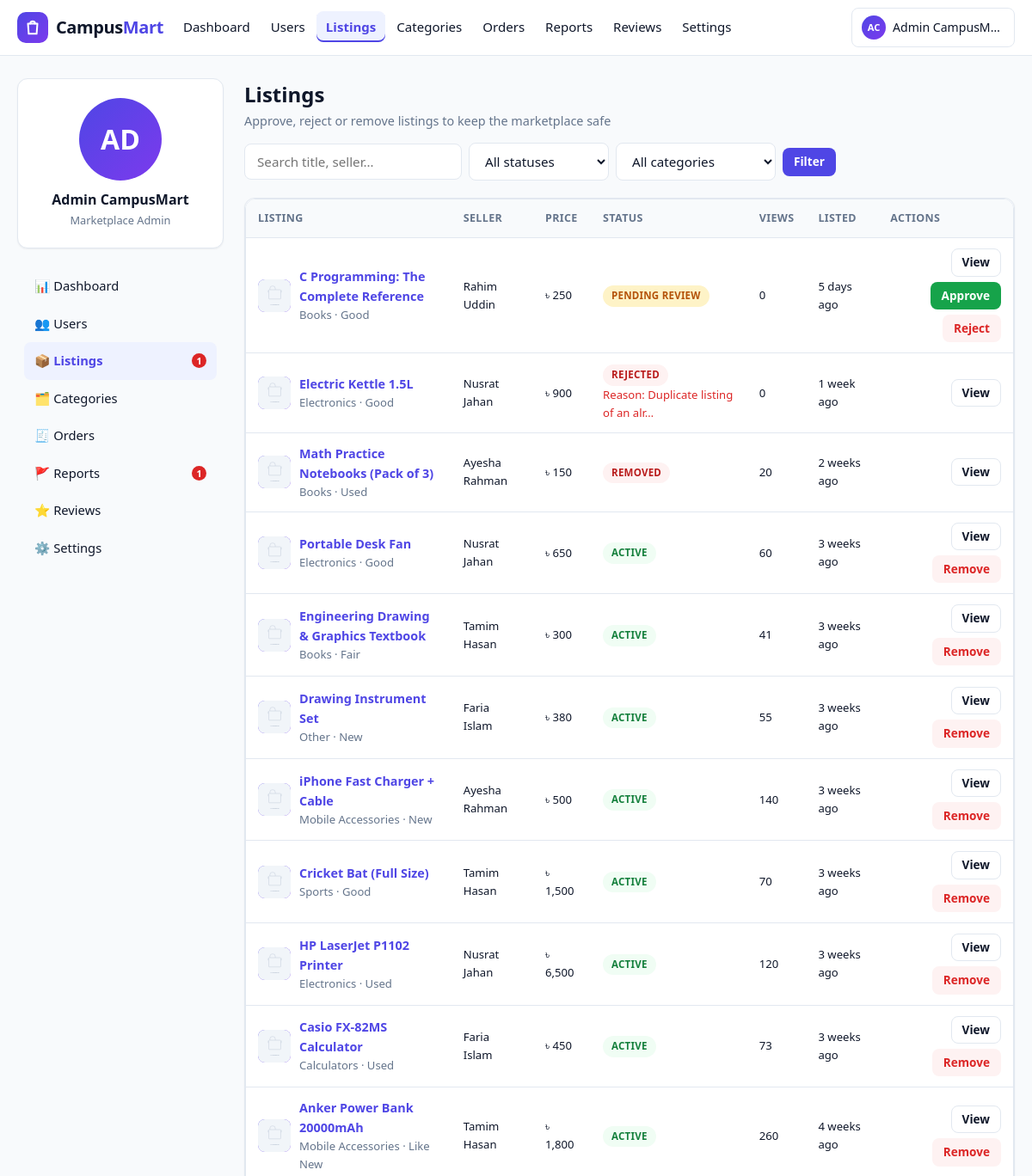
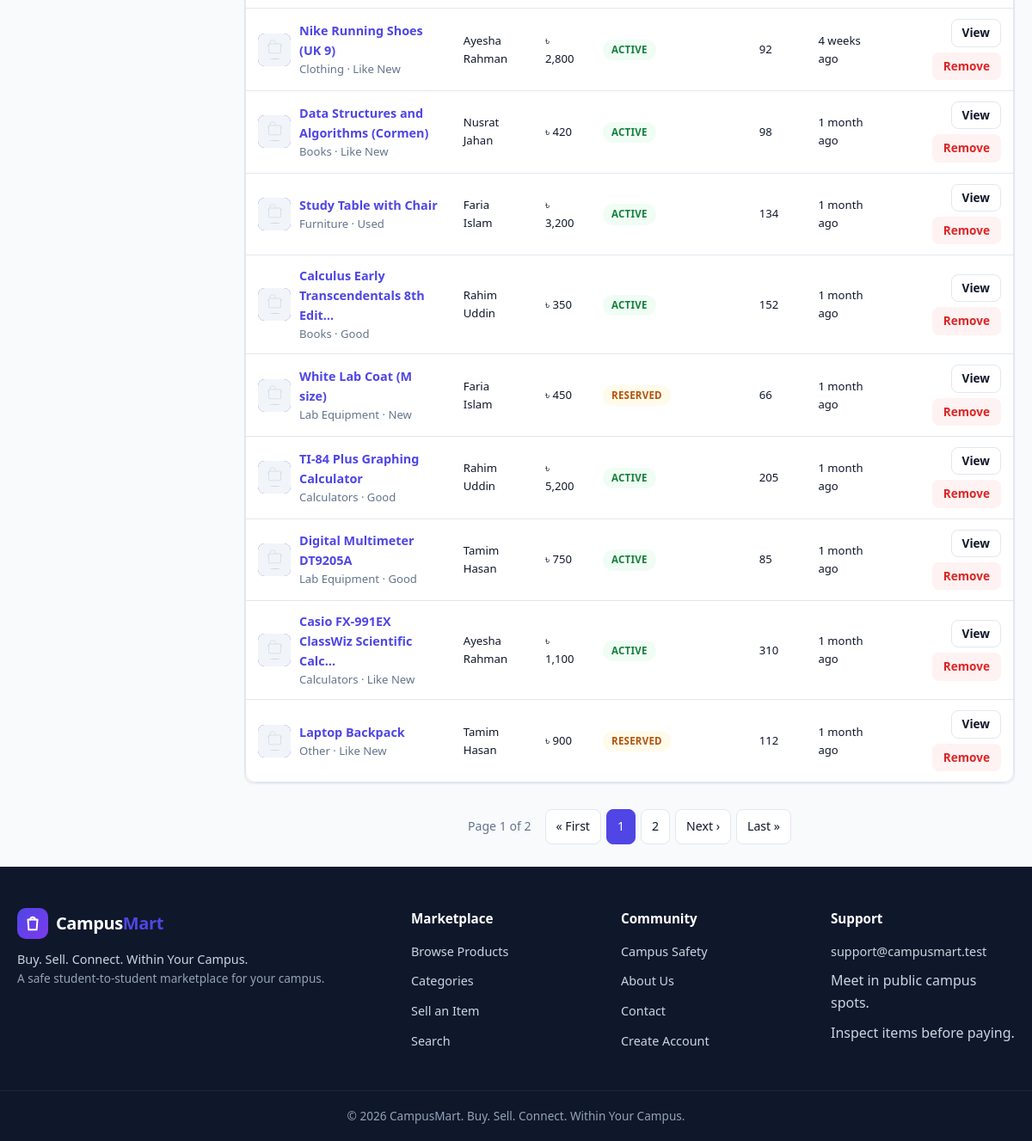
/admin/products.php (signed in), run on the app's committed database (2 pictures, top to bottom).
### tables this page shows
CREATE TABLE users (
  id INT UNSIGNED NOT NULL AUTO_INCREMENT,
  full_name VARCHAR(100) NOT NULL,
  student_id VARCHAR(30) NOT NULL,
  email VARCHAR(150) NOT NULL,
  phone VARCHAR(20) DEFAULT NULL,
  password_hash VARCHAR(255) NOT NULL,
  department VARCHAR(100) DEFAULT NULL,
  batch VARCHAR(30) DEFAULT NULL,
  hall VARCHAR(100) DEFAULT NULL,
  profile_image VARCHAR(255) DEFAULT NULL,
  role ENUM('student','admin') NOT NULL DEFAULT 'student',
  status ENUM('active','suspended') NOT NULL DEFAULT 'active',
  is_verified TINYINT(1) NOT NULL DEFAULT 0,
  created_at DATETIME NOT NULL DEFAULT CURRENT_TIMESTAMP,
  updated_at DATETIME NOT NULL DEFAULT CURRENT_TIMESTAMP ON UPDATE CURRENT_TIMESTAMP,
  PRIMARY KEY (id),
  UNIQUE KEY uq_users_student_id (student_id),
  UNIQUE KEY uq_users_email (email),
  KEY idx_users_status (status),
  KEY idx_users_role (role)
);

CREATE TABLE products (
  id INT UNSIGNED NOT NULL AUTO_INCREMENT,
  seller_id INT UNSIGNED NOT NULL,
  category_id INT UNSIGNED NOT NULL,
  title VARCHAR(200) NOT NULL,
  description TEXT NOT NULL,
  price DECIMAL(10,2) NOT NULL,
  condition_label ENUM('New','Like New','Good','Fair','Used') NOT NULL DEFAULT 'Good',
  quantity INT UNSIGNED NOT NULL DEFAULT 1,
  location VARCHAR(150) NOT NULL,
  contact_preference ENUM('In-app message','Phone','Both') NOT NULL DEFAULT 'In-app message',
  status ENUM('draft','pending','approved','active','reserved','sold','expired','rejected','removed') NOT NULL DEFAULT 'pending',
  reject_reason VARCHAR(500) DEFAULT NULL,
  views INT UNSIGNED NOT NULL DEFAULT 0,
  expires_at DATETIME NOT NULL,
  created_at DATETIME NOT NULL DEFAULT CURRENT_TIMESTAMP,
  updated_at DATETIME NOT NULL DEFAULT CURRENT_TIMESTAMP ON UPDATE CURRENT_TIMESTAMP,
  PRIMARY KEY (id),
  KEY idx_products_seller (seller_id),
  KEY idx_products_category (category_id),
  KEY idx_products_status (status),
  KEY idx_products_created (created_at),
  KEY idx_products_price (price),
  KEY idx_products_expires (expires_at),
  FULLTEXT KEY ft_products_search (title, description),
  CONSTRAINT fk_products_seller FOREIGN KEY (seller_id) REFERENCES users(id) ON DELETE RESTRICT,
  CONSTRAINT fk_products_category FOREIGN KEY (category_id) REFERENCES categories(id) ON DELETE RESTRICT,
  CONSTRAINT chk_products_price CHECK (price >= 0),
  CONSTRAINT chk_products_quantity CHECK (quantity >= 0)
);

CREATE TABLE categories (
  id INT UNSIGNED NOT NULL AUTO_INCREMENT,
  name VARCHAR(100) NOT NULL,
  description VARCHAR(255) DEFAULT NULL,
  status ENUM('active','disabled') NOT NULL DEFAULT 'active',
  created_at DATETIME NOT NULL DEFAULT CURRENT_TIMESTAMP,
  updated_at DATETIME NOT NULL DEFAULT CURRENT_TIMESTAMP ON UPDATE CURRENT_TIMESTAMP,
  PRIMARY KEY (id),
  UNIQUE KEY uq_categories_name (name)
);

### includes/admin-auth.php (called while the page is built, shortened)
<?php
require_once __DIR__ . '/../includes/init.php';
require_admin();

### includes/init.php (called while the page is built, shortened)
<?php
require_once __DIR__ . '/../includes/functions.php';
run_expiry_check();

### admin/products.php (the view, shortened to what this page needs)
<?php
require_once __DIR__ . '/../includes/admin-auth.php';
$pdo = db();
$search = trim((string)($_GET['q'] ?? ''));
$status = (string)($_GET['status'] ?? '');
$categoryId = (int)($_GET['category'] ?? 0);
$page = max(1, (int)($_GET['page'] ?? 1));
$perPage = 20;
$offset = ($page - 1) * $perPage;
$sql = "SELECT p.*, c.name AS category_name, u.full_name AS seller_name
        FROM products p
        JOIN categories c ON c.id = p.category_id
        JOIN users u ON u.id = p.seller_id
        WHERE 1=1";
$params = [];
$wherePart = substr($sql, strpos($sql, 'WHERE 1=1'));
$countSt = $pdo->prepare('SELECT COUNT(*) FROM products p JOIN categories c ON c.id = p.category_id JOIN users u ON u.id = p.seller_id ' . $wherePart);
$countSt->execute($params);
$total = (int)$countSt->fetchColumn();
$sql .= ' ORDER BY CASE WHEN p.status = "pending" THEN 0 ELSE 1 END, p.created_at DESC LIMIT ? OFFSET ?';
$params[] = $perPage;
$params[] = $offset;
$st = $pdo->prepare($sql);
$st->execute($params);
$products = $st->fetchAll();
$qs = http_build_query(array_filter(['q' => $search, 'status' => $status, 'category' => $categoryId ?: null]));
$baseUrl = APP_BASE_URL . '/admin/products.php' . ($qs !== '' ? '?' . $qs : '');
$activeNav = 'products';
require __DIR__ . '/../includes/header.php';
?>
<div class="dash-wrap">
  <?php require __DIR__ . '/_sidebar.php'; ?>
  <main class="dash-main">
    <div class="dash-header">
      <div>
        <h1>Listings</h1>
        <div class="sub">Approve, reject or remove listings to keep the marketplace safe</div>
      </div>
      <form method="get" action="products.php" class="filter-form">
        <input class="form-control" type="search" name="q" value="<?= e($search) ?>" placeholder="Search title, seller…">
        <select class="form-control" name="status" onchange="this.form.submit()">
          <option value="">All statuses</option>
        </select>
        <select class="form-control" name="category" onchange="this.form.submit()">
          <option value="">All categories</option>
        </select>
        <button class="btn btn-primary btn-sm" type="submit">Filter</button>
      </form>
    </div>
    <?php if (empty($products)): ?>
      <div class="card empty-state">
        <div class="empty-icon">📦</div>
        <h3>No listings found</h3>
        <p>Try adjusting the filters above.</p>
      </div>
    <?php else: ?>
      <div class="card table-card">
        <div class="table-wrap">
          <table class="table">
            <thead>
              <tr>
                <th>Listing</th>
                <th>Seller</th>
                <th>Price</th>
                <th>Status</th>
                <th>Views</th>
                <th>Listed</th>
                <th>Actions</th>
              </tr>
            </thead>
            <tbody>
              <?php foreach ($products as $p): ?>
                <tr>
                  <td>
                    <div class="flex" style="gap:10px; align-items:center; max-width:300px;">
                      <span class="avatar avatar-sm" style="border-radius:8px;">
                        <?php $thumb = product_primary_image((int)$p['id']); ?>
                        <img src="<?= e(image_url($thumb)) ?>" alt="">
                      </span>
                      <span>
                        <a href="<?= e(APP_BASE_URL . '/product-details.php?id=' . (int)$p['id']) ?>"><strong><?= e(mb_strimwidth($p['title'], 0, 40, '…')) ?></strong></a>
                        <span class="block text-small text-muted"><?= e($p['category_name']) ?> · <?= e($p['condition_label']) ?></span>
                      </span>
                    </div>
                  </td>
                  <td class="text-small"><?= e($p['seller_name']) ?></td>
                  <td class="text-small"><?= e(format_price($p['price'])) ?></td>
                  <td>
                    <span class="badge badge-<?= e(product_status_class($p['status'])) ?>"><?= e(product_status_label($p['status'])) ?></span>
                    <?php if ($p['reject_reason']): ?>
                      <span class="block text-small text-danger" title="<?= e($p['reject_reason']) ?>">Reason: <?= e(mb_strimwidth($p['reject_reason'], 0, 28, '…')) ?></span>
                    <?php endif; ?>
                  </td>
                  <td class="text-small"><?= (int)$p['views'] ?></td>
                  <td class="text-small"><?= e(time_ago($p['created_at'])) ?></td>
                  <td>
                    <div class="flex" style="gap:6px; justify-content:flex-end; flex-wrap:wrap;">
                      <a class="btn btn-ghost btn-sm" href="<?= e(APP_BASE_URL . '/product-details.php?id=' . (int)$p['id']) ?>">View</a>
                      <?php if ($p['status'] === 'pending'): ?>
                        <form method="post" action="products.php" style="display:inline;">
                          <button class="btn btn-success btn-sm" type="submit">Approve</button>
                        </form>
                        <button type="button" class="btn btn-danger-soft btn-sm" data-open-modal="rejectModal<?= (int)$p['id'] ?>">Reject</button>
                      <?php endif; ?>
                      <?php if (in_array($p['status'], ['active', 'approved', 'reserved'], true)): ?>
                        <button type="button" class="btn btn-danger-soft btn-sm" data-open-modal="removeModal<?= (int)$p['id'] ?>">Remove</button>
                      <?php endif; ?>
                    </div>
                  </td>
                </tr>
              <?php endforeach; ?>
            </tbody>
          </table>
        </div>
      </div>
      <?= pagination($total, $page, $perPage, $baseUrl) ?>
    <?php endif; ?>
  </main>
</div>
<?php require __DIR__ . '/../includes/footer.php'; ?>

### includes/navbar.php (shortened to what this page needs)
<?php
$navUser = current_user();
$navScript = basename($_SERVER['SCRIPT_NAME'] ?? '');
$navDir = basename(dirname($_SERVER['SCRIPT_NAME'] ?? ''));
if ($navDir === 'admin') {
    $navActive = $navScript;
}
function nav_active(string $key, string $current): string
{
    return $current === $key ? ' class="active"' : '';
}
function nav_initials(array $user): string
{
    $words = preg_split('/\s+/', trim($user['full_name']));
    $initials = '';
    foreach (array_slice($words ?: [], 0, 2) as $w) {
        $initials .= mb_substr($w, 0, 1);
    }
    return strtoupper($initials ?: 'U');
}
?>
<header class="navbar">
  <div class="nav-container">
    <a class="navbar-brand" href="<?= e(APP_BASE_URL . '/index.php') ?>">
      <span class="brand-mark" aria-hidden="true">
        <svg viewBox="0 0 24 24" fill="none" stroke="currentColor" stroke-width="2.2" stroke-linecap="round" stroke-linejoin="round" width="22" height="22">
          <path d="M6 7h12l-1 13H7L6 7z"/>
          <path d="M9 7a3 3 0 0 1 6 0"/>
        </svg>
      </span>
      <span class="brand-name">Campus<em>Mart</em></span>
    </a>
    <nav class="nav-links" id="navLinks" aria-label="Main navigation">
      <ul class="nav-menu">
        <?php if ($navUser && $navUser['role'] === 'admin'): ?>
          <li><a href="<?= e(APP_BASE_URL . '/admin/dashboard.php') ?>"<?= nav_active('dashboard.php', $navActive) ?>>Dashboard</a></li>
          <li><a href="<?= e(APP_BASE_URL . '/admin/users.php') ?>"<?= nav_active('users.php', $navActive) ?>>Users</a></li>
          <li><a href="<?= e(APP_BASE_URL . '/admin/products.php') ?>"<?= nav_active('products.php', $navActive) ?>>Listings</a></li>
          <li><a href="<?= e(APP_BASE_URL . '/admin/categories.php') ?>"<?= nav_active('categories.php', $navActive) ?>>Categories</a></li>
          <li><a href="<?= e(APP_BASE_URL . '/admin/orders.php') ?>"<?= nav_active('orders.php', $navActive) ?>>Orders</a></li>
          <li><a href="<?= e(APP_BASE_URL . '/admin/reports.php') ?>"<?= nav_active('reports.php', $navActive) ?>>Reports</a></li>
          <li><a href="<?= e(APP_BASE_URL . '/admin/reviews.php') ?>"<?= nav_active('reviews.php', $navActive) ?>>Reviews</a></li>
          <li><a href="<?= e(APP_BASE_URL . '/admin/settings.php') ?>"<?= nav_active('settings.php', $navActive) ?>>Settings</a></li>
        <?php endif; ?>
      </ul>
      <ul class="nav-actions">
        <?php if (!$navUser): ?>
          <li><a class="btn btn-ghost btn-sm" href="<?= e(APP_BASE_URL . '/login.php') ?>">Login</a></li>
          <li><a class="btn btn-primary btn-sm" href="<?= e(APP_BASE_URL . '/register.php') ?>">Register</a></li>
        <?php else: ?>
          <li class="nav-user">
            <a class="user-chip" href="<?= e(APP_BASE_URL . ($navUser['role'] === 'admin' ? '/admin/dashboard.php' : '/user/profile.php')) ?>">
              <span class="avatar avatar-xs" data-initials="<?= e(nav_initials($navUser)) ?>"></span>
              <span class="user-name"><?= e($navUser['full_name']) ?></span>
            </a>
          </li>
        <?php endif; ?>
      </ul>
    </nav>
  </div>
</header>

### admin/_sidebar.php (shortened to what this page needs)
<?php
$admin = current_user();
$pendingListings = (int)db()->query("SELECT COUNT(*) FROM products WHERE status = 'pending'")->fetchColumn();
$pendingReports = (int)db()->query("SELECT COUNT(*) FROM reports WHERE status = 'pending'")->fetchColumn();
$navItems = [
    'dashboard'   => ['📊', 'Dashboard', 'dashboard.php'],
    'users'       => ['👥', 'Users', 'users.php'],
    'products'    => ['📦', 'Listings', 'products.php'],
    'categories'  => ['🗂️', 'Categories', 'categories.php'],
    'orders'      => ['🧾', 'Orders', 'orders.php'],
    'reports'     => ['🚩', 'Reports', 'reports.php'],
    'reviews'     => ['⭐', 'Reviews', 'reviews.php'],
    'settings'    => ['⚙️', 'Settings', 'settings.php'],
];
?>
<aside class="dash-side">
  <div class="card dash-profile">
    <span class="avatar avatar-lg" data-initials="<?= e(strtoupper(substr($admin['full_name'], 0, 2))) ?>">
    </span>
    <div class="name"><?= e($admin['full_name']) ?></div>
    <div class="role">Marketplace Admin</div>
  </div>
  <nav class="dash-nav">
    <?php foreach ($navItems as $key => $item): ?>
      <a href="<?= e(APP_BASE_URL . '/admin/' . $item[2]) ?>" class="<?= $activeNav === $key ? 'active' : '' ?>"><?= $item[0] ?> <?= e($item[1]) ?>
        <?php if ($key === 'products' && $pendingListings > 0): ?><span class="nav-badge"><?= (int)$pendingListings ?></span><?php endif; ?>
        <?php if ($key === 'reports' && $pendingReports > 0): ?><span class="nav-badge"><?= (int)$pendingReports ?></span><?php endif; ?>
      </a>
    <?php endforeach; ?>
  </nav>
</aside>

### assets/css/dashboard.css (style rules this page uses)
.dash-wrap { display: flex; gap: 24px; align-items: flex-start; max-width: 1200px; margin: 0 auto; padding: 26px 20px; }
.dash-side { width: 240px; flex-shrink: 0; position: sticky; top: 84px; }
.dash-side .dash-profile { padding: 22px 18px; text-align: center; }
.dash-side .dash-profile .name { font-weight: 700; margin-top: 10px; }
.dash-side .dash-profile .role { font-size: 0.8rem; color: var(--color-text-muted); }
.dash-nav { margin-top: 14px; padding: 8px; }
.dash-nav a { display: flex; align-items: center; gap: 10px; padding: 10px 12px; border-radius: 8px; color: var(--color-text); font-weight: 500; font-size: 0.92rem; }
.dash-nav a.active { background: var(--color-primary-light); color: var(--color-primary); font-weight: 700; }
.dash-nav .nav-badge { margin-left: auto; }
.dash-main { flex: 1; min-width: 0; }
.dash-header { display: flex; align-items: center; justify-content: space-between; gap: 14px; margin-bottom: 20px; flex-wrap: wrap; }
.dash-header h1 { font-size: 1.5rem; }
.dash-header .sub { color: var(--color-text-muted); font-size: 0.9rem; }
.table-card { padding: 0; overflow: hidden; }
.block { display: block; }
.filter-form { display: flex; gap: 8px; flex-wrap: wrap; align-items: center; }
.filter-form .form-control { width: auto; min-width: 150px; }

### data on the page
users: full_name "Admin CampusM…", full_name "Admin CampusMart"
products: title "C Programming: The Complete Reference", category.name "Books", condition_label "Good", seller.full_name "Rahim Uddin", price "৳ 250", status "PENDING REVIEW", views "0", created_at "5 days ago"
products: title "Electric Kettle 1.5L", category.name "Electronics", condition_label "Good", seller.full_name "Nusrat Jahan", price "৳ 900", status "REJECTED", reject_reason "Duplicate listing of an alr…", views "0", created_at "1 week ago"
products: title "Math Practice Notebooks (Pack of 3)", category.name "Books", condition_label "Used", seller.full_name "Ayesha Rahman", price "৳ 150", status "REMOVED", views "20", created_at "2 weeks ago"
products: title "Portable Desk Fan", category.name "Electronics", condition_label "Good", seller.full_name "Nusrat Jahan", price "৳ 650", status "ACTIVE", views "60", created_at "3 weeks ago"
products: title "Engineering Drawing & Graphics Textbook", category.name "Books", condition_label "Fair", seller.full_name "Tamim Hasan", price "৳ 300", status "ACTIVE", views "41", created_at "3 weeks ago"
products: title "Drawing Instrument Set", category.name "Other", condition_label "New", seller.full_name "Faria Islam", price "৳ 380", status "ACTIVE", views "55", created_at "3 weeks ago"
products: title "iPhone Fast Charger + Cable", category.name "Mobile Accessories", condition_label "New", seller.full_name "Ayesha Rahman", price "৳ 500", status "ACTIVE", views "140", created_at "3 weeks ago"
products: title "Cricket Bat (Full Size)", category.name "Sports", condition_label "Good", seller.full_name "Tamim Hasan", price "৳ 1,500", status "ACTIVE", views "70", created_at "3 weeks ago"
products: title "HP LaserJet P1102 Printer", category.name "Electronics", condition_label "Used", seller.full_name "Nusrat Jahan", price "৳ 6,500", status "ACTIVE", views "120", created_at "3 weeks ago"
products: title "Casio FX-82MS Calculator", category.name "Calculators", condition_label "Used", seller.full_name "Faria Islam", price "৳ 450", status "ACTIVE", views "73", created_at "3 weeks ago"
products: title "Anker Power Bank 20000mAh", category.name "Mobile Accessories", condition_label "Like New", seller.full_name "Tamim Hasan", price "৳ 1,800", status "ACTIVE", views "260", created_at "4 weeks ago"
products: title "Nike Running Shoes (UK 9)", category.name "Clothing", condition_label "Like New", seller.full_name "Ayesha Rahman", price "৳ 2,800", status "ACTIVE", views "92", created_at "4 weeks ago"
products: title "Data Structures and Algorithms (Cormen)", category.name "Books", condition_label "Like New", seller.full_name "Nusrat Jahan", price "৳ 420", status "ACTIVE", views "98", created_at "1 month ago"
products: title "Study Table with Chair", category.name "Furniture", condition_label "Used", seller.full_name "Faria Islam", price "৳ 3,200", status "ACTIVE", views "134", created_at "1 month ago"
products: title "Calculus Early Transcendentals 8th Edit…", category.name "Books", condition_label "Good", seller.full_name "Rahim Uddin", price "৳ 350", status "ACTIVE", views "152", created_at "1 month ago"
products: title "White Lab Coat (M size)", category.name "Lab Equipment", condition_label "New", seller.full_name "Faria Islam", price "৳ 450", status "RESERVED", views "66", created_at "1 month ago"
products: title "TI-84 Plus Graphing Calculator", category.name "Calculators", condition_label "Good", seller.full_name "Rahim Uddin", price "৳ 5,200", status "ACTIVE", views "205", created_at "1 month ago"
products: title "Digital Multimeter DT9205A", category.name "Lab Equipment", condition_label "Good", seller.full_name "Tamim Hasan", price "৳ 750", status "ACTIVE", views "85", created_at "1 month ago"
products: title "Casio FX-991EX ClassWiz Scientific Calc…", category.name "Calculators", condition_label "Like New", seller.full_name "Ayesha Rahman", price "৳ 1,100", status "ACTIVE", views "310", created_at "1 month ago"
products: title "Laptop Backpack", category.name "Other", condition_label "Like New", seller.full_name "Tamim Hasan", price "৳ 900", status "RESERVED", views "112", created_at "1 month ago"

### other printed values
$item[0] "📊"
$item[1] "Dashboard"
$item[0] "👥"
$item[1] "Users"
$item[0] "📦"
$item[1] "Listings"
$pendingListings "1"
$item[0] "🗂️"
$item[1] "Categories"
$item[0] "🧾"
$item[1] "Orders"
$item[0] "🚩"
$item[1] "Reports"
$pendingReports "1"
$item[0] "⭐"
